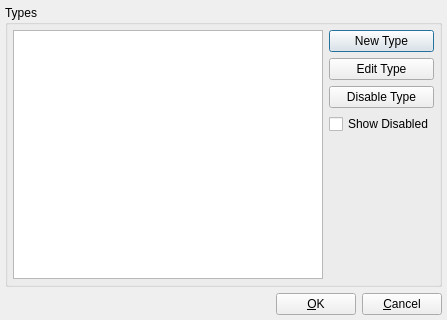
<ui version="4.0" >
 <author></author>
 <comment></comment>
 <exportmacro></exportmacro>
 <class>AssetTypeDialogUI</class>
 <widget class="QDialog" name="AssetTypeDialogUI" >
  <property name="geometry" >
   <rect>
    <x>0</x>
    <y>0</y>
    <width>447</width>
    <height>320</height>
   </rect>
  </property>
  <property name="windowTitle" >
   <string>Edit Asset Types</string>
  </property>
  <layout class="QVBoxLayout" >
   <property name="margin" >
    <number>5</number>
   </property>
   <property name="spacing" >
    <number>6</number>
   </property>
   <item>
    <widget class="QGroupBox" name="groupBox" >
     <property name="title" >
      <string>Types</string>
     </property>
     <layout class="QHBoxLayout" >
      <property name="margin" >
       <number>5</number>
      </property>
      <property name="spacing" >
       <number>6</number>
      </property>
      <item>
       <widget class="QListWidget" name="mTypeList" >
        <property name="alternatingRowColors" >
         <bool>true</bool>
        </property>
       </widget>
      </item>
      <item>
       <layout class="QVBoxLayout" >
        <property name="margin" >
         <number>0</number>
        </property>
        <property name="spacing" >
         <number>6</number>
        </property>
        <item>
         <widget class="QPushButton" name="mNewType" >
          <property name="text" >
           <string>New Type</string>
          </property>
         </widget>
        </item>
        <item>
         <widget class="QPushButton" name="mEditType" >
          <property name="text" >
           <string>Edit Type</string>
          </property>
         </widget>
        </item>
        <item>
         <widget class="QPushButton" name="mRemoveType" >
          <property name="text" >
           <string>Disable Type</string>
          </property>
         </widget>
        </item>
        <item>
         <widget class="QCheckBox" name="mShowDisabled" >
          <property name="text" >
           <string>Show Disabled</string>
          </property>
         </widget>
        </item>
        <item>
         <spacer>
          <property name="orientation" >
           <enum>Qt::Vertical</enum>
          </property>
          <property name="sizeHint" >
           <size>
            <width>103</width>
            <height>71</height>
           </size>
          </property>
         </spacer>
        </item>
       </layout>
      </item>
     </layout>
    </widget>
   </item>
   <item>
    <layout class="QHBoxLayout" >
     <property name="margin" >
      <number>0</number>
     </property>
     <property name="spacing" >
      <number>6</number>
     </property>
     <item>
      <spacer>
       <property name="orientation" >
        <enum>Qt::Horizontal</enum>
       </property>
       <property name="sizeHint" >
        <size>
         <width>131</width>
         <height>21</height>
        </size>
       </property>
      </spacer>
     </item>
     <item>
      <widget class="QPushButton" name="mOKButton" >
       <property name="text" >
        <string>&amp;OK</string>
       </property>
      </widget>
     </item>
     <item>
      <widget class="QPushButton" name="mCancelButton" >
       <property name="text" >
        <string>&amp;Cancel</string>
       </property>
      </widget>
     </item>
    </layout>
   </item>
  </layout>
 </widget>
 <resources/>
 <connections>
  <connection>
   <sender>mOKButton</sender>
   <signal>clicked()</signal>
   <receiver>AssetTypeDialogUI</receiver>
   <slot>accept()</slot>
   <hints>
    <hint type="sourcelabel" >
     <x>283</x>
     <y>266</y>
    </hint>
    <hint type="destinationlabel" >
     <x>96</x>
     <y>254</y>
    </hint>
   </hints>
  </connection>
  <connection>
   <sender>mCancelButton</sender>
   <signal>clicked()</signal>
   <receiver>AssetTypeDialogUI</receiver>
   <slot>reject()</slot>
   <hints>
    <hint type="sourcelabel" >
     <x>364</x>
     <y>266</y>
    </hint>
    <hint type="destinationlabel" >
     <x>179</x>
     <y>282</y>
    </hint>
   </hints>
  </connection>
 </connections>
</ui>
